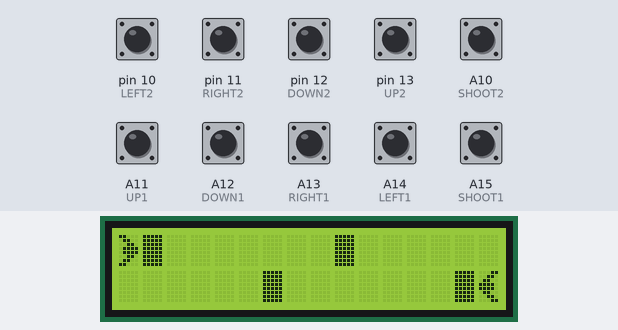
The sketch below on a simulated Arduino Mega 2560, built with avr-gcc and run on an emulated ATmega2560. Parts: 16×2 character LCD. The inputs (shaded band) are chosen by the test bench; at power-on: A10 (SHOOT2), A11 (UP1), A12 (DOWN1), A13 (RIGHT1), A14 (LEFT1), A15 (SHOOT1), pin 10 (LEFT2), pin 11 (RIGHT2), pin 12 (DOWN2), pin 13 (UP2) HIGH.

Above: at 9.2 s.
9.3 s: pin 11 (RIGHT2) pulled LOW for 0.15 s
At 9.7 s:
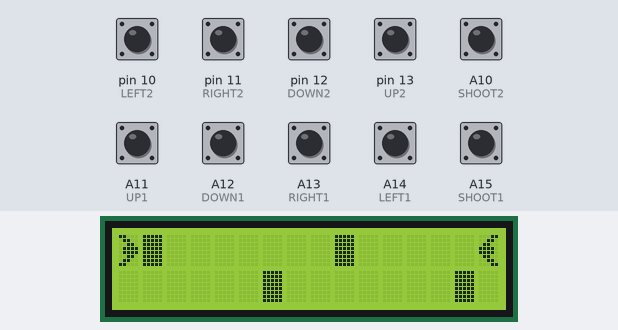
10.9 s: A10 (SHOOT2) pulled LOW for 0.15 s
At 10.97 s:
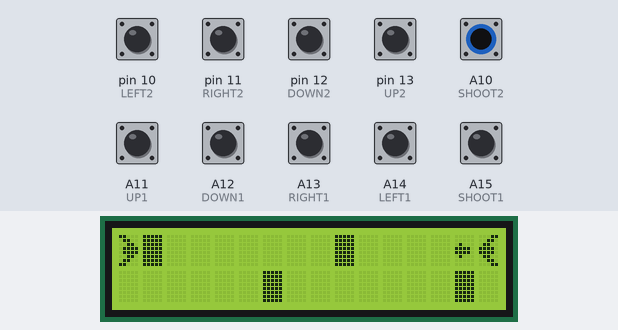
11.6 s: A13 (RIGHT1) pulled LOW for 0.15 s
At 11.71 s:
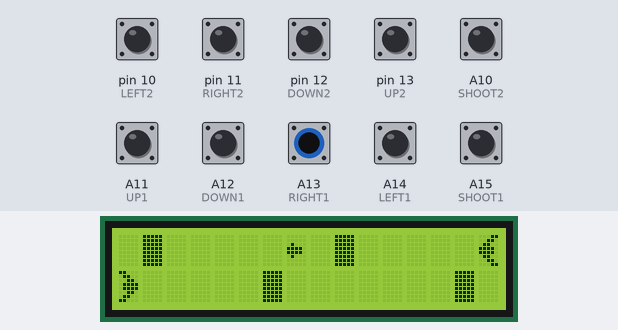
12.3 s: A15 (SHOOT1) pulled LOW for 0.15 s
At 12.45 s:
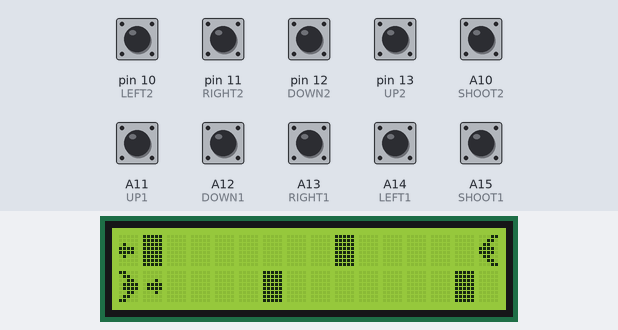
13.0 s: pin 10 (LEFT2) pulled LOW for 0.15 s
At 13.09 s:
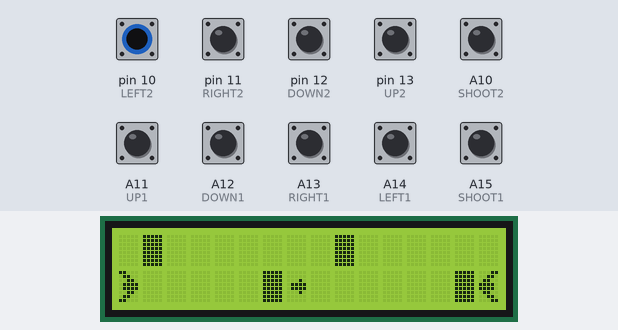
13.7 s: A14 (LEFT1) pulled LOW for 0.15 s
At 14.03 s:
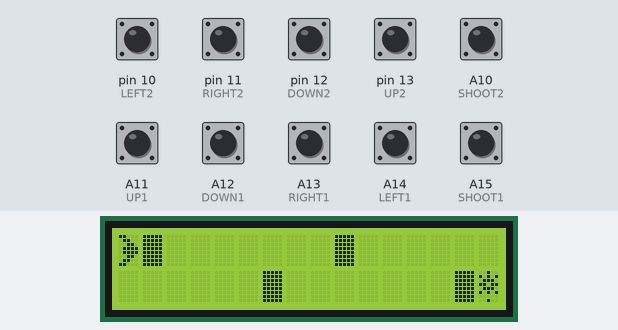
Timing chart, 0 to 16.6 s (numbered marks = the images above; inputs shaded):
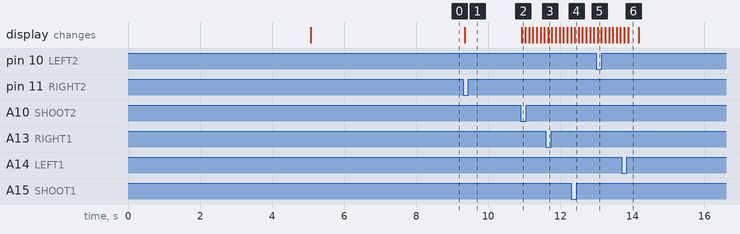

Measured:
- after the input at 9.3 s, the display: changes at once (image 1)
- after the input at 10.9 s, the display: changes at once (image 2)
- after the input at 11.6 s, the display: changes after 0.06 s (image 3)
- after the input at 12.3 s, the display: changes after 0.10 s (image 4)
- after the input at 13.0 s, the display: changes at once (image 5)
- after the input at 13.7 s, the display: first changes after 0.08 s (image 6 shows a later state)

The sketch:

arduino_vg.ino
```cpp
/*****************************************************
  Author : Nakul Rao I
******************************************************/

#include <LiquidCrystal.h>
#include <PinChangeInt.h>

// Pin definitions for the buttons
#define UP1 A11
#define DOWN1 A12
#define RIGHT1 A13
#define LEFT1 A14
#define UP2 13
#define DOWN2 12
#define RIGHT2 11
#define LEFT2 10
#define SHOOT1 A15
#define SHOOT2 A10

LiquidCrystal lcd(43, 44, 45, 46, 47, 48);

// Define special characters for Spaceship, Missile, Obstacle and // Explosion

volatile unsigned char ship_pos_p1[2] = {0,0};
volatile unsigned char mis_pos_p1[2] = {(ship_pos_p1[0] - 1),ship_pos_p1[1]};
volatile unsigned char ship_pos_p2[2] = {15,1};
volatile unsigned char mis_pos_p2[2] = {(ship_pos_p2[0] - 1),ship_pos_p2[1]};
volatile unsigned char mis_p1 = 0;
volatile unsigned char mis_p2 = 0;
volatile unsigned char explosion_p1 = 0;
volatile unsigned char explosion_p2 = 0;

byte spaceship_p1[8] = {
   0b11000
  ,0b01100
  ,0b00110
  ,0b01111
  ,0b01111
  ,0b00110
  ,0b01100
  ,0b11000};

byte spaceship_p2[8] = {
   0b00011
  ,0b00110
  ,0b01100
  ,0b11110
  ,0b11110
  ,0b01100
  ,0b00110
  ,0b00011};

byte missile_p1[8] = {
   0b00000
  ,0b00000
  ,0b00010
  ,0b01111
  ,0b01111
  ,0b00010
  ,0b00000
  ,0b00000};

byte missile_p2[8] = {
   0b00000
  ,0b00000
  ,0b01000
  ,0b11110
  ,0b11110
  ,0b01000
  ,0b00000
  ,0b00000};

byte obstacle[8] = {
   0b11111
  ,0b11111
  ,0b11111
  ,0b11111
  ,0b11111
  ,0b11111
  ,0b11111
  ,0b11111};

byte explode[8] = {
   0b00100
  ,0b10101
  ,0b01110
  ,0b11011
  ,0b01110
  ,0b10101
  ,0b00000
  ,0b00100};


/* Define functions for shoot, up, down, left and right and other functions  */

// player1 shoot missile function
void shoot_p1(void){
  if(!((ship_pos_p1[0] == 0) && (ship_pos_p1[1] == 0)))
  if (mis_p1 < 1)
	    mis_p1++;
   delay(50);
}

// player2 shoot missile function
void shoot_p2(void){
  if(!((ship_pos_p2[0] == 15) && (ship_pos_p2[1] == 1)))
	if (mis_p2 < 1)
	    mis_p2++;
   delay(50);
}

// player1 move right function
void right(void){
	if(ship_pos_p1[1] < 1)
	   ship_pos_p1[1]++;
  delay(50);
}

// player1 move left function
void left(void){
	if(ship_pos_p1[1] > 0)
	   ship_pos_p1[1]--;
  delay(50);
}

// player1 move up function
void up(void){
  if(!((ship_pos_p1[0] == 5) && (ship_pos_p1[1] == 1)))
	if(ship_pos_p1[0] < 15)
	   ship_pos_p1[0]++;
  delay(50);
}

// player1 move down function
void down(void){
	if(ship_pos_p1[0]> 0)
	   ship_pos_p1[0]--;
  delay(50);
}

// player2 move right function
void right2(void){
	if(ship_pos_p2[1] > 0)
	   ship_pos_p2[1]--;
  delay(50);
}

// player2 move left function
void left2(void){
	if(ship_pos_p2[1] < 1)
	   ship_pos_p2[1]++;
  delay(50);
}

// player2 move up function
void up2(void){
  if(!((ship_pos_p2[0] == 10) && (ship_pos_p2[1] == 0)))
	if(ship_pos_p2[0] > 0)
	   ship_pos_p2[0]--;
  delay(50);
}

// player2 move down function
void down2(void){
	if(ship_pos_p2[0] < 15)
	   ship_pos_p2[0]++;
  delay(50);
}

// spawn player1 spaceship
void spawn_p1(void){
  lcd.setCursor(ship_pos_p1[0],ship_pos_p1[1]);
  lcd.write(1);
}

// spawn player2 spaceship
void spawn_p2(void){
  lcd.setCursor(ship_pos_p2[0],ship_pos_p2[1]);
  lcd.write(2);
}

// draw obstacles on screen
void put_obstacle(void){
  lcd.setCursor(1,0);
  lcd.write(5);
  lcd.setCursor(14,1);
  lcd.write(5);
  lcd.setCursor(6,1);
  lcd.write(5);
  lcd.setCursor(9,0);
  lcd.write(5);
}

// draw spaceships on screen
void put_spaceships(void){
  lcd.setCursor(ship_pos_p1[0],ship_pos_p1[1]);
  lcd.write(1);
  lcd.setCursor(ship_pos_p2[0],ship_pos_p2[1]);
  lcd.write(2);
}

// draw player1 missile in screen
void put_missile_p1(void){
  if(mis_pos_p1[0] > 15)
    mis_p1 = 0;
  lcd.setCursor(mis_pos_p1[0],mis_pos_p1[1]);
  lcd.write(3);
  if(mis_pos_p1[0] < 16)
    mis_pos_p1[0]++;
}

// draw player2 missile in screen
void put_missile_p2(void){
  if(mis_pos_p2[0] <= 0)
    mis_p2 = 0;
  lcd.setCursor(mis_pos_p2[0],mis_pos_p2[1]);
  lcd.write(4);
  if(mis_pos_p2[0] > 0 && mis_pos_p2[0] < 17)
    mis_pos_p2[0]--;
}

// player1 explosion function
void put_explosion_p1(void){
  lcd.setCursor(ship_pos_p1[0],ship_pos_p1[1]);
  lcd.write(6);
  delay(300);
  ship_pos_p1[0] = 0;
  ship_pos_p1[1] = 0;
  explosion_p1 = 0;
}

// player2 explosion function
void put_explosion_p2(void){
  lcd.setCursor(ship_pos_p2[0],ship_pos_p2[1]);
  lcd.write(6);
  delay(300);
  ship_pos_p2[0] = 15;
  ship_pos_p2[1] = 1;
  explosion_p2 = 0;
}

// detect various collisions
void detect_collision(void){
  if((mis_pos_p1[0] == 1 && mis_pos_p1[1] == 0) || (mis_pos_p1[0] == 14 && mis_pos_p1[1] == 1))
    mis_p1 == 0;
  if((mis_pos_p2[0] == 1 && mis_pos_p2[1] == 0) || (mis_pos_p2[0] == 14 && mis_pos_p2[1] == 1))
    mis_p2 == 0;

  if(mis_pos_p1[0] == ship_pos_p2[0] && mis_pos_p1[1] == ship_pos_p2[1])
    explosion_p2 = 1;
  if(mis_pos_p2[0] == ship_pos_p1[0] && mis_pos_p2[1] == ship_pos_p1[1])
    explosion_p1 = 1;

  if(ship_pos_p1[0] == 1 && ship_pos_p1[1] == 0)
  {
    ship_pos_p1[0] = 0;
    ship_pos_p1[1] = 0;
  }
  if(ship_pos_p2[0] == 14 && ship_pos_p2[1] == 1)
  {
    ship_pos_p2[0] = 15;
    ship_pos_p2[1] = 1;
  }
}

// detect if any player has won
void winner(void){
 if(ship_pos_p1[0] == 9)
 {
   lcd.clear();
   lcd.setCursor(2,0);
   lcd.print("Player1 WINS");
   lcd.setCursor(3,1);
   lcd.print("GAME OVER");
   while(1){}
 }
 if(ship_pos_p2[0] == 6)
 {
   lcd.clear();
   lcd.setCursor(0,0);
   lcd.print("Player2 WINS");
   lcd.setCursor(0,1);
   lcd.print("GAME OVER");
   while(1){}
 }
}

// draw all objects on screen
void lcd_render(void){
  detect_collision();
  lcd.clear();
  put_obstacle();
  put_spaceships();
  if (explosion_p1)
     put_explosion_p1();
  if (explosion_p2)
     put_explosion_p2();
  if(mis_p1 == 1)
    put_missile_p1();
  if(mis_p2 == 1)
    put_missile_p2();
  detect_collision();
  put_obstacle();
  put_spaceships();
}

/**************************************************************************************/

void setup(){
  // Define external interrupts for all 10 buttons
  pinMode(UP1, INPUT);
  digitalWrite(UP1, HIGH);
  PCintPort::attachInterrupt(UP1, &up, FALLING);

  pinMode(DOWN1, INPUT);
  digitalWrite(DOWN1, HIGH);
  PCintPort::attachInterrupt(DOWN1, &down, FALLING);

  pinMode(RIGHT1, INPUT);
  digitalWrite(RIGHT1, HIGH);
  PCintPort::attachInterrupt(RIGHT1, &right, FALLING);

  pinMode(LEFT1, INPUT);
  digitalWrite(LEFT1, HIGH);
  PCintPort::attachInterrupt(LEFT1, &left, FALLING);

  pinMode(SHOOT1, INPUT);
  digitalWrite(SHOOT1, HIGH);
  PCintPort::attachInterrupt(SHOOT1, &shoot_p1, FALLING);

  pinMode(UP2, INPUT);
  digitalWrite(UP2, HIGH);
  PCintPort::attachInterrupt(UP2, &up2, FALLING);

  pinMode(DOWN2, INPUT);
  digitalWrite(DOWN2, HIGH);
  PCintPort::attachInterrupt(DOWN2, &down2, FALLING);

  pinMode(RIGHT2, INPUT);
  digitalWrite(RIGHT2, HIGH);
  PCintPort::attachInterrupt(RIGHT2, &right2, FALLING);

  pinMode(LEFT2, INPUT);
  digitalWrite(LEFT2, HIGH);
  PCintPort::attachInterrupt(LEFT2, &left2, FALLING);

  pinMode(SHOOT2, INPUT);
  digitalWrite(SHOOT2, HIGH);
  PCintPort::attachInterrupt(SHOOT2, &shoot_p2, FALLING);


  // set up the LCD's number of columns and rows:
  lcd.begin(16, 2);

  // Start message
  lcd.setCursor(3,0);
  lcd.print("Beginning");
  lcd.setCursor(5,1);
  lcd.print("GAME");
  delay(5000);
  lcd.clear();

  // Create spaceships for player1 and player2
  lcd.createChar(1, spaceship_p1);
  lcd.createChar(2, spaceship_p2);

  // Create missiles for player1 and player2
  lcd.createChar(3, missile_p1);
  lcd.createChar(4, missile_p2);

  // Create obstacle
  lcd.createChar(5, obstacle);

  //Create Explosion
  lcd.createChar(6, explode);

  // Spawn player1 spaceship
  spawn_p1();

  // Spawn player2 spaceship
  spawn_p2();

  // Add obstacles
  put_obstacle();

  delay(3000);
}

void loop(){
  if(mis_p1 == 0)
  {
    mis_pos_p1[0] = (ship_pos_p1[0] + 1);
    mis_pos_p1[1] = ship_pos_p1[1];
  }

  if(mis_p2 == 0){
    mis_pos_p2[0] = (ship_pos_p2[0] - 1);
    mis_pos_p2[1] = ship_pos_p2[1];
  }

  lcd_render();
  winner();
  delay(100);
}
```
